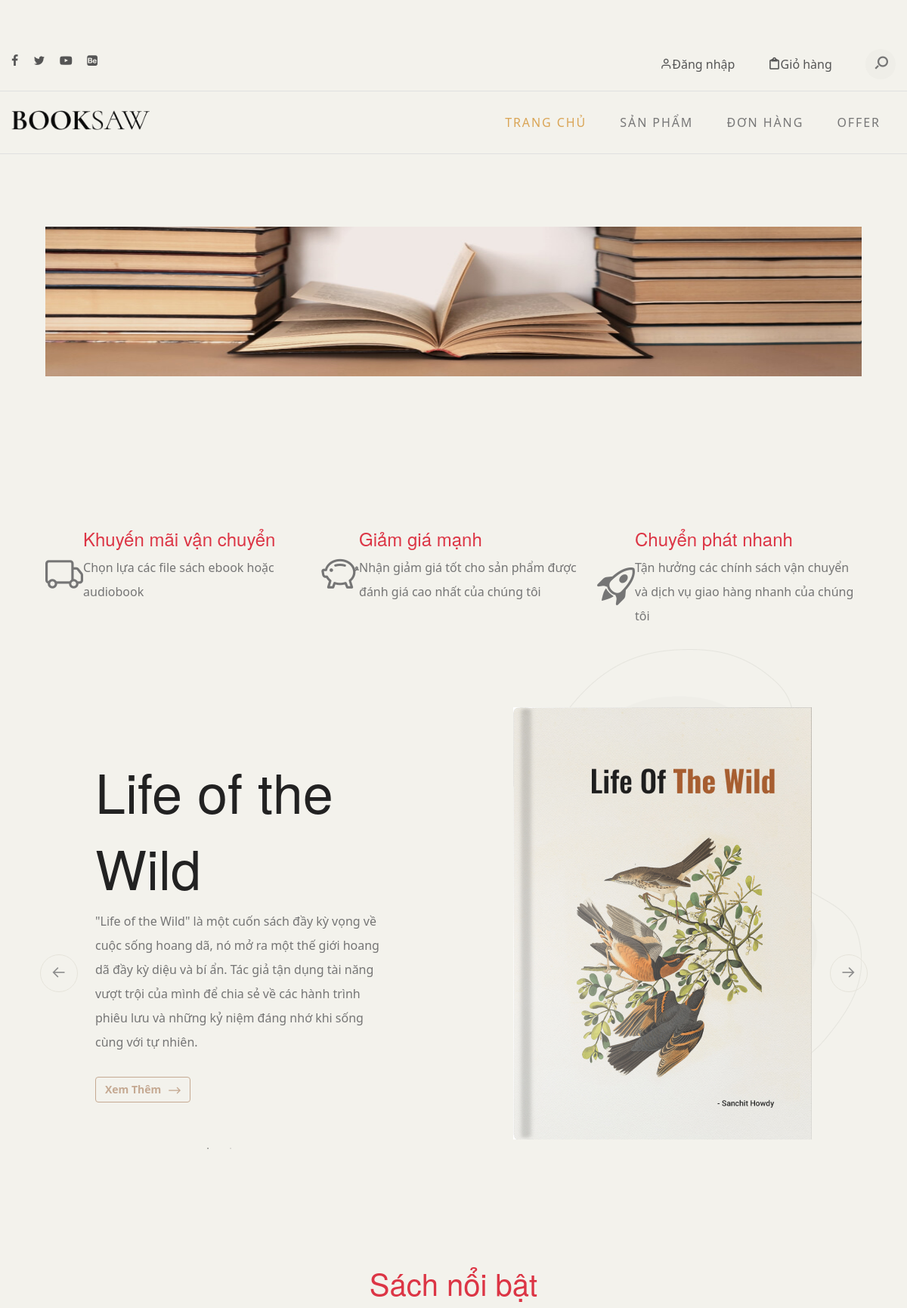
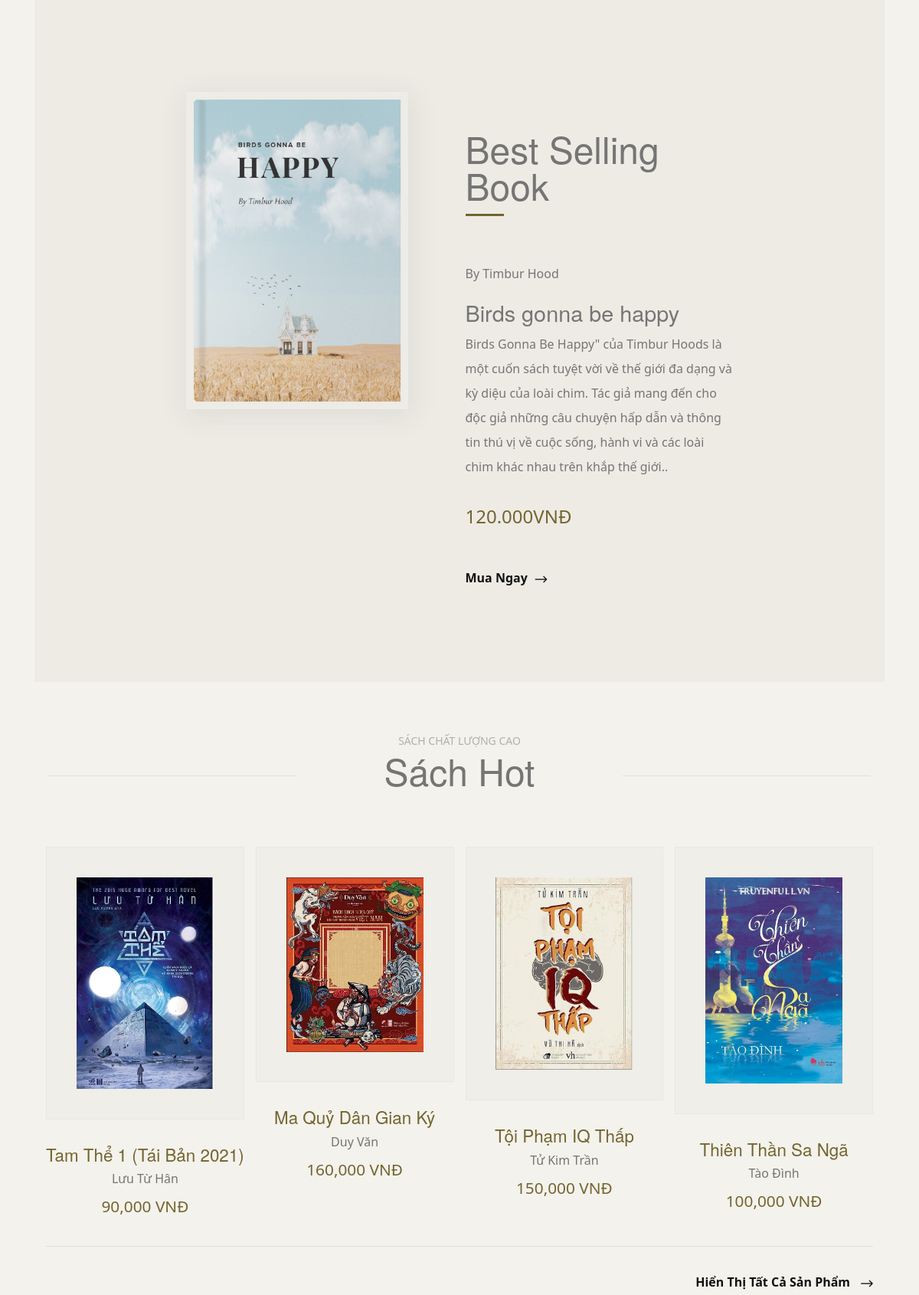
The page / (upper part) on the database its author committed (2 pictures, top to bottom).
### shop/products/models.py (models this page shows)
class Product(db.Model):
    __tablename__ = 'products'
    id = db.Column(db.Integer, primary_key=True)
    name = db.Column(db.String(80), nullable=False, unique=True)
    price = db.Column(db.Integer, nullable=False)
    discount = db.Column(db.Integer, default=0)
    stock = db.Column(db.Integer, nullable=False)
    category_id = db.Column(db.Integer, db.ForeignKey('Category.id'), nullable=False)
    description=db.Column(db.String(255), nullable=False, unique=True)
    author=db.Column(db.String(255), nullable=False, unique=False)
    image_1=db.Column(db.String(255))
    category = db.relationship("Category", backref=db.backref('category',lazy=True), primaryjoin="Product.category_id == Category.id")

### shop/customer/routes.py (the view)
@app.route('/')
def index():
    featured_books=Product.query.limit(4).all()
    popular_books=Product.query.filter(Product.category_id==12).limit(4).all()
    romance_novels = Product.query.filter(Product.category_id==11).limit(4).all()
    fictional_novels = Product.query.filter(Product.category_id==10).limit(4).all()
    historical_novels = Product.query.filter(Product.category_id==15).all()
    detective_novel = Product.query.filter(Product.category_id==14).all()
    return render_template('index.html',featured_books=featured_books,popular_books=popular_books,romance_novels=romance_novels,historical_novels=historical_novels,fictional_novels=fictional_novels,detective_novel=detective_novel)

### templates/index.html (shortened to what this page needs)
{% extends 'layout.html' %}
{% block content %}
<div class="container">
    {% from "_formhelpers.html" import render_field  %}
    <br>
    <br>
    <br>
    <div class="row">
    <div class="col-md-12">
        <img src="static/images/index/360_F_544546950_Xi80k2ppry7rqKQQYsSNVmuaAILUiki9.jpg" class="img-fluid mb-3 w-100 h-50 bottom-100" alt="Hình ảnh mô tả" />
    </div>
    <div class="col-md-4">
        <div class="d-flex align-items-center">
            <i class="bi bi-truck display-1"></i>
            <div>
                <h2 class="text-danger"> Khuyến mãi vận chuyển</h1>
                <p> Chọn lựa các file sách ebook hoặc audiobook</p>
            </div>
        </div>
    </div>
    <div class="col-md-4">
        <div class="d-flex align-items-center">
            <i class="bi bi-piggy-bank display-1"></i>
            <div>
                <h2 class="text-danger"> Giảm giá mạnh</h1>
                <p> Nhận giảm giá tốt cho sản phẩm được đánh giá cao nhất của chúng tôi</p>
            </div>
        </div>
    </div>
    <div class="col-md-4">
        <div class="d-flex align-items-center">
            <i class="bi bi-rocket-takeoff display-1"></i>
            <div>
                <h2 class="text-danger"> Chuyển phát nhanh</h1>
                <p> Tận hưởng các chính sách vận chuyển và dịch vụ giao hàng nhanh của chúng tôi</p>
            </div>
        </div>
    </div>
</div>
</div>
<section id="billboard">
    <div class="container">
        <div class="row">
            <div class="col-md-12">
                <button class="prev slick-arrow">
                    <i class="icon icon-arrow-left"></i>
                </button>
                <div class="main-slider pattern-overlay">
                    <div class="slider-item">
                        <div class="banner-content">
                            <h2 class="banner-title">Life of the Wild</h2>
                            <p>"Life of the Wild" là một cuốn sách đầy kỳ vọng về cuộc sống hoang dã, nó mở ra một thế giới hoang dã đầy kỳ diệu và bí ẩn. Tác giả tận dụng tài năng vượt trội của mình để chia sẻ về các hành trình phiêu lưu và những kỷ niệm đáng nhớ khi sống cùng với tự nhiên.
                            </p>
                            <div class="btn-wrap">
                                <a href="{{url_for('product_detail',id=16)}}" class="btn btn-outline-accent btn-accent-arrow">Xem Thêm<i
                                        class="icon icon-ns-arrow-right"></i></a>
                            </div>
                        </div>
                        <img src="/static/images/index/main-banner1.jpg" alt="banner" class="banner-image">
                    </div>
                </div>
                <button class="next slick-arrow">
                    <i class="icon icon-arrow-right"></i>
                </button>
            </div>
        </div>
    </div>
</section>
<div class="container-fluid">
    <h1 class="text-center text-danger">Sách nổi bật</h1>
</div>
<section id="best-selling" class="leaf-pattern-overlay">
    <div class="container">
        <div class="row justify-content-center">
            <div class="col-md-8">
                <div class="row">
                    <div class="col-md-6">
                        <figure class="products-thumb">
                            <img src="/static/images/index/single-image.jpg" alt="book" class="single-image">
                        </figure>
                    </div>
                    <div class="col-md-6">
                        <div class="product-entry">
                            <h2 class="section-title divider">Best Selling Book</h2>
                            <div class="products-content">
                                <div class="author-name">By Timbur Hood</div>
                                <h3 class="item-title">Birds gonna be happy</h3>
                                <p>Birds Gonna Be Happy" của Timbur Hoods là một cuốn sách tuyệt vời về thế giới đa dạng và kỳ diệu của loài chim. Tác giả mang đến cho độc giả những câu chuyện hấp dẫn và thông tin thú vị về cuộc sống, hành vi và các loài chim khác nhau trên khắp thế giới..</p>
                                <div class="item-price">120.000VNĐ</div>
                                <div class="btn-wrap">
                                    <a  class="btn-accent-arrow" href="{{url_for('product_detail',id=15)}}">Mua ngay<i
                                            class="icon icon-ns-arrow-right"></i></a>
                                </div>
                            </div>
                        </div>
                    </div>
                </div>
            </div>
        </div>
    </div>
</section>
<section id="featured-books" class="py-5 my-5">
    <div class="container">
        <div class="row">
            <div class="col-md-12">
                <div class="section-header align-center">
                    <div class="title">
                        <span>Sách chất lượng cao</span>
                    </div>
                    <h2 class="section-title">Sách Hot</h2>
                </div>
                <div class="product-list" data-aos="fade-up">
                    <div class="row">
                        {% for book in featured_books%}
                        <div class="col-md-3">
                            <div class="product-item">
                                <figure class="product-style">
                                    <img src="/static/images/{{ book.image_1 }}" alt="Books" class="product-item">
                                </figure>
                                <figcaption>
                                    <h3>{{book.name}}</h3>
                                    <span>{{book.author}}</span>
                                    <div class="item-price">{{book.price}} VNĐ</div>
                                </figcaption>
                            </div>
                        </div>
                        {%endfor%}
                    </div>
                </div>
            </div>
        </div>
        <div class="row">
            <div class="col-md-12">
                <div class="btn-wrap align-right">
                    <a href="{{url_for('product_page')}}" class="btn-accent-arrow">Hiển thị tất cả sản phẩm <i
                            class="icon icon-ns-arrow-right"></i></a>
                </div>
            </div>
        </div>
    </div>
</section>
{% endblock content %}

### static/content/site.css (style rules this page uses)
body { padding-top: 50px; padding-bottom: 20px; }

### static/icomoon/icomoon.css (style rules this page uses)
[class^="icon-"], [class*=" icon-"] { font-family: 'icomoon' !important; speak: never; font-style: normal; font-weight: normal; font-variant: normal; text-transform: none; line-height: 1; -webkit-font-smoothing: antialiased; -moz-osx-font-smoothing: grayscale; }
.icon-ns-arrow-right:before { content: "\e90b"; }
.icon-arrow-left:before { content: "\e900"; }
.icon-arrow-right:before { content: "\e901"; }

### rows shown on the page
Product: image_1 (picture), name "Tam Thể 1 (Tái Bản 2021)", author "Lưu Từ Hân", price "90,000"
Product: image_1 (picture), name "Ma Quỷ Dân Gian Ký", author "Duy Văn", price "160,000"
Product: image_1 (picture), name "Tội Phạm IQ Thấp", author "Tử Kim Trần", price "150,000"
Product: image_1 (picture), name "Thiên Thần Sa Ngã", author "Tào Đình", price "100,000"
